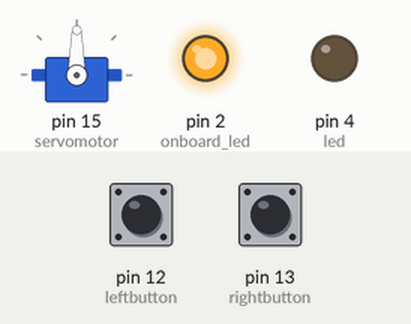
Simulated run of this sketch. Board: Arduino Uno, built with avr-gcc and run on an emulated ATmega328P. Shown: servo, output pins drawn as LEDs (lit = HIGH). The inputs (shaded band) are chosen by the test bench; at power-on: pin 12 (leftbutton) LOW, pin 13 (rightbutton) LOW.

Above: at 1.2 s.
1.3 s: pin 12 (leftbutton) pulled HIGH for 0.15 s
At 1.45 s:
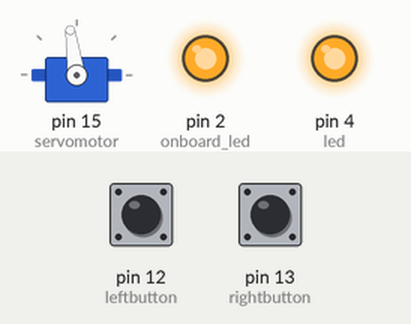
4.3 s: pin 13 (rightbutton) pulled HIGH for 3.2 s
At 4.54 s:
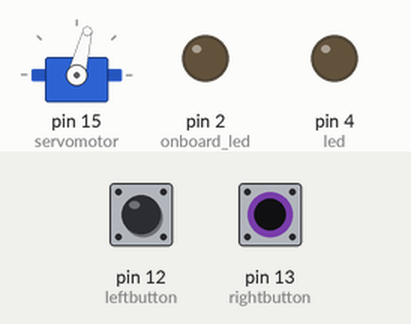
9.0 s: pin 12 (leftbutton) pulled HIGH for 1 s
At 10.27 s:
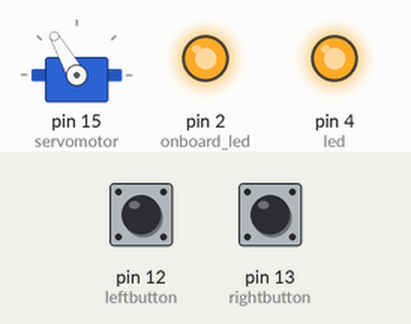
12.2 s: pin 13 (rightbutton) pulled HIGH for 1 s
At 12.98 s:
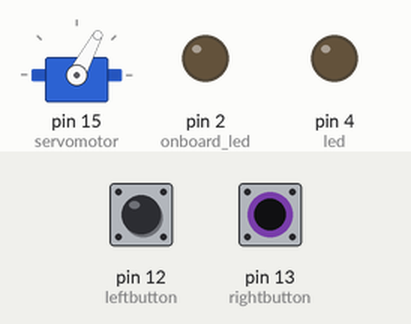
Timing chart, 0 to 16.2 s (numbered marks = the images above; inputs shaded):
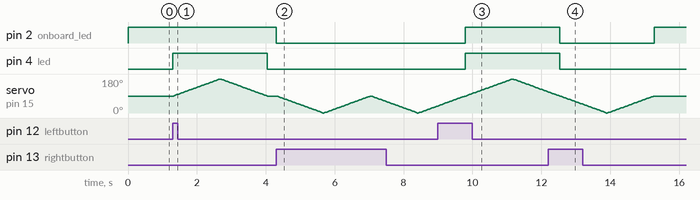

The sketch:

aramkor.ino
```cpp
#include <Servo.h>

Servo myservo;

int pos = 0;
int left = LOW;
int right = LOW;
int led = 4;
int onboard_led = 2;
int leftbutton = 12;
int rightbutton = 13;
int servomotor = 15;

void setup() {
  pinMode(rightbutton, INPUT);
  pinMode(leftbutton, INPUT);
  pinMode(servomotor, OUTPUT);
  pinMode(onboard_led, OUTPUT);
  pinMode(led, OUTPUT);
  digitalWrite(onboard_led,HIGH);
  myservo.attach(servomotor);
  myservo.write(90);
}
void loop() {left = digitalRead(leftbutton);
  if (left == HIGH) {
    digitalWrite(led,HIGH);
    for (pos = 90; pos <= 180; pos += 1) {
      myservo.write(pos);
      delay(15);
    }
    for (pos = 180; pos >= 90; pos -= 1) {
      myservo.write(pos);
      delay(15);
    }
    digitalWrite(led,LOW);
  }
  myservo.write(90);
  right = digitalRead(rightbutton);
  if (right == HIGH) {
    digitalWrite(onboard_led,LOW);
    for (pos = 90; pos >= 0; pos -= 1) {
      myservo.write(pos);
      delay(15);
    }
    for (pos = 0; pos <= 90; pos += 1) {
      myservo.write(pos);
      delay(15);
    }
    digitalWrite(onboard_led,HIGH);
  }
  myservo.write(90);
}
```

Measured:
- after the input at 1.3 s, pin 4 (led): LOW → HIGH at once, → LOW 2.7 s later; servo on pin 15 (servomotor): rises from 90° to 180° in 1.3 s, then falls to 90° in 1.4 s
- after the input at 4.3 s, pin 2 (onboard_led): HIGH → LOW at once
- after the input at 9.0 s, pin 4 (led): LOW → HIGH after 0.79 s
- after the input at 12.2 s, pin 2 (onboard_led): HIGH → LOW after 0.33 s, → HIGH 2.7 s later
